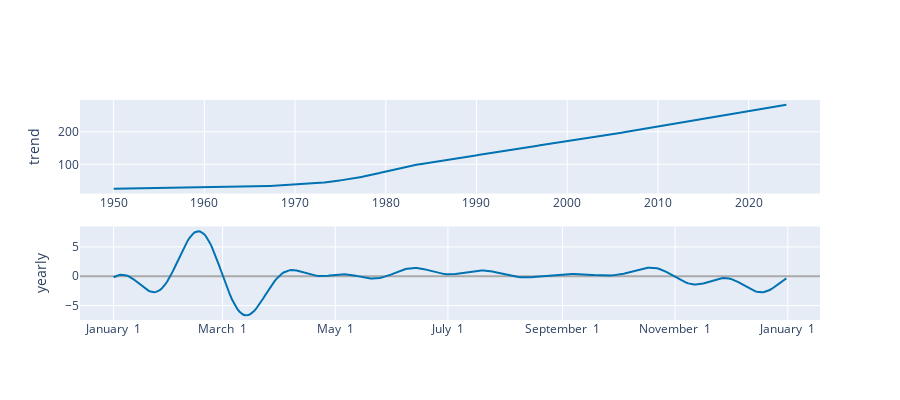

The notebook cell this image was saved under:
### Code cell
plot_components_plotly(m, forecast)

### Figure 1 — Plotly figure (JSON) as saved in the notebook; plotly's stock layout.template omitted (floating-point values rounded to 4 significant figures; data arrays with more than 128 entries replaced by an {"elided": "..."} marker saying what was removed)
{"data": [{"line": {"color": "#0072B2", "width": 2}, "mode": "lines", "name": "trend", "type": "scatter", "x": {"elided": "1244 str values"}, "xaxis": "x", "y": {"elided": "1244 float values"}, "yaxis": "y"}, {"line": {"color": "rgba(0, 114, 178, 0.2)", "width": 0}, "mode": "lines", "name": "trend_upper", "type": "scatter", "x": {"elided": "1244 str values"}, "xaxis": "x", "y": {"elided": "1244 float values"}, "yaxis": "y"}, {"fill": "tonexty", "fillcolor": "rgba(0, 114, 178, 0.2)", "line": {"color": "rgba(0, 114, 178, 0.2)", "width": 0}, "mode": "lines", "name": "trend_lower", "type": "scatter", "x": {"elided": "1244 str values"}, "xaxis": "x", "y": {"elided": "1244 float values"}, "yaxis": "y"}, {"line": {"color": "#0072B2", "width": 2}, "mode": "lines", "name": "yearly", "type": "scatter", "x": {"elided": "365 str values"}, "xaxis": "x2", "y": {"elided": "365 float values"}, "yaxis": "y2"}], "layout": {"height": 400, "showlegend": false, "width": 900, "xaxis": {"anchor": "y", "domain": [0, 1], "range": ["1946-04-17T15:36:00", "2027-11-14T08:24:00"], "type": "date"}, "xaxis2": {"anchor": "y2", "domain": [0, 1], "range": ["2016-12-13T18:54:02.958904115", "2018-01-18T11:04:57.863013581"], "tickformat": "%B %e", "type": "date"}, "yaxis": {"anchor": "x", "domain": [0.575, 1], "rangemode": "normal", "title": {"text": "trend"}, "zerolinecolor": "#AAA"}, "yaxis2": {"anchor": "x2", "domain": [0, 0.425], "title": {"text": "yearly"}, "zerolinecolor": "#AAA"}}}
